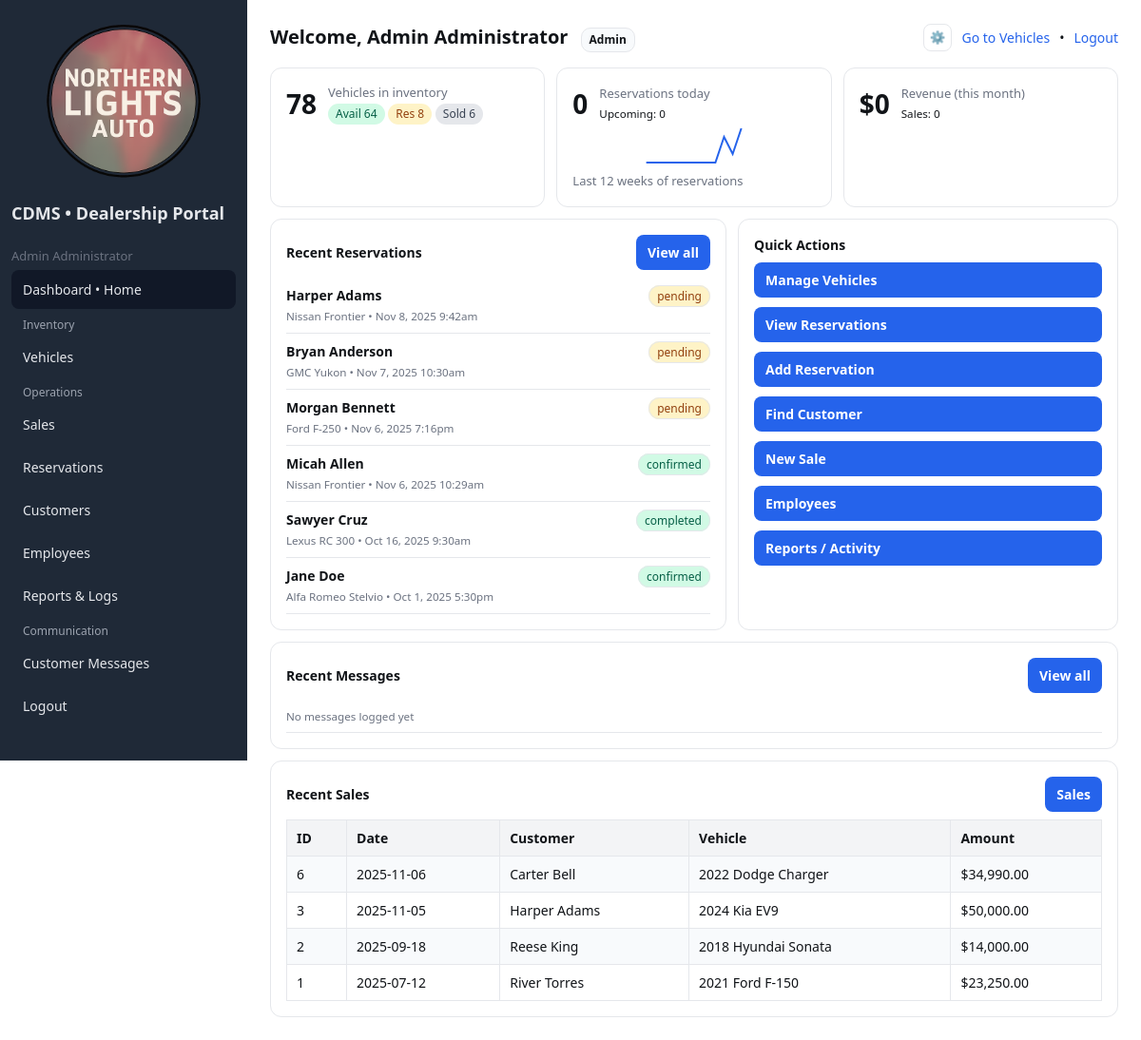
Page /public/dashboard.php (signed in) on the earlier database version.
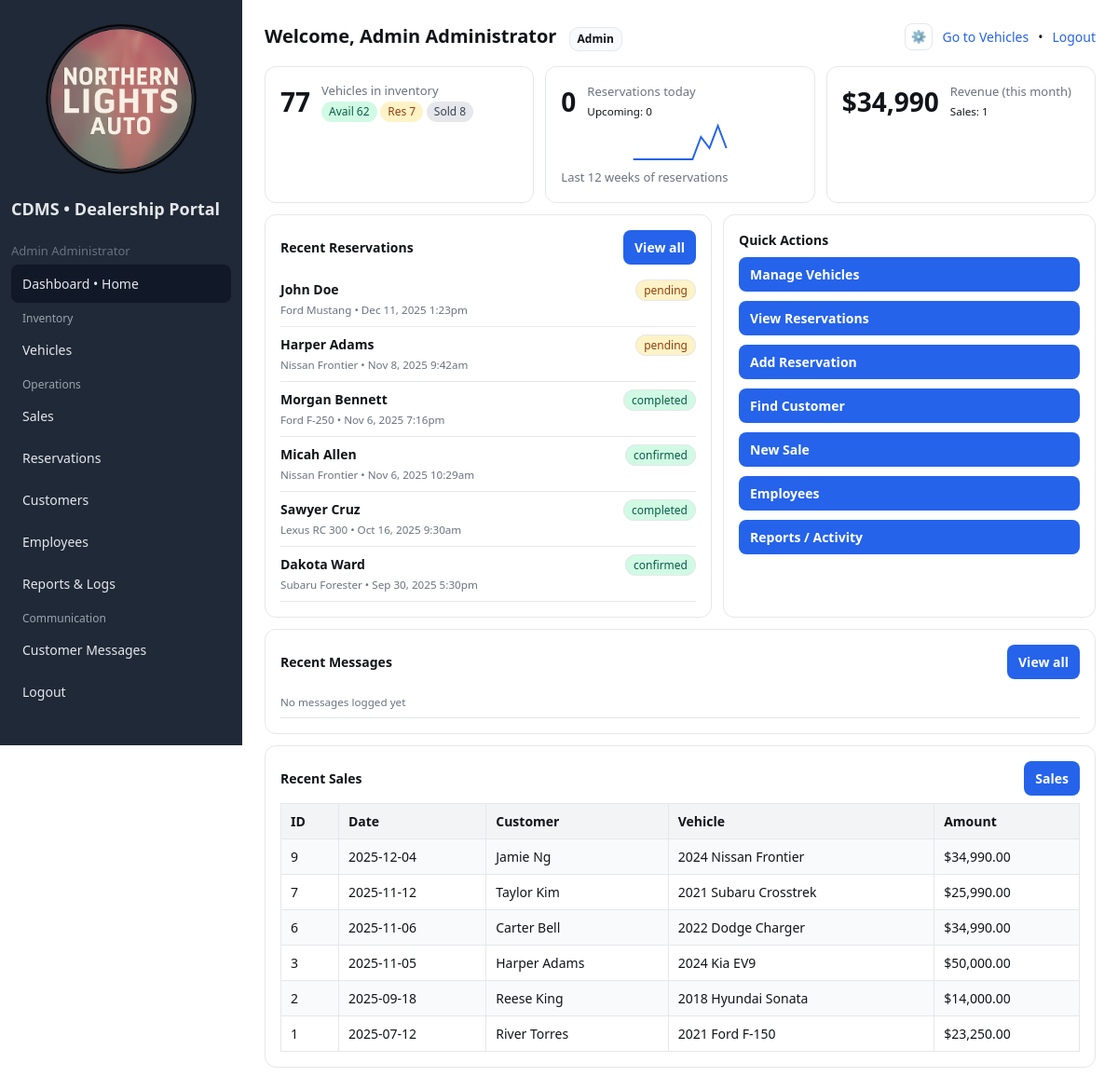
Same page on the later database version.
### tables this page shows
CREATE TABLE `reservations` (
  `reservation_id` int(11) NOT NULL,
  `vehicle_id` int(11) NOT NULL,
  `customer_id` int(11) NOT NULL,
  `created_by_employee_id` int(11) DEFAULT NULL,
  `type` enum('test_drive','hold') NOT NULL DEFAULT 'test_drive',
  `start_datetime` datetime NOT NULL,
  `end_datetime` datetime NOT NULL,
  `status` enum('pending','confirmed','completed','canceled','expired') NOT NULL DEFAULT 'pending',
  `notes` varchar(500) DEFAULT NULL,
  `created_at` timestamp NOT NULL DEFAULT current_timestamp(),
  `updated_at` timestamp NOT NULL DEFAULT current_timestamp() ON UPDATE current_timestamp()
);

CREATE TABLE `customers` (
  `customer_id` int(11) NOT NULL,
  `first_name` varchar(50) NOT NULL,
  `last_name` varchar(50) NOT NULL,
  `email` varchar(120) NOT NULL,
  `phone` varchar(30) DEFAULT NULL,
  `address_line1` varchar(120) DEFAULT NULL,
  `address_line2` varchar(120) DEFAULT NULL,
  `city` varchar(80) DEFAULT NULL,
  `state_province` varchar(80) DEFAULT NULL,
  `postal_code` varchar(20) DEFAULT NULL,
  `created_at` timestamp NOT NULL DEFAULT current_timestamp(),
  `updated_at` timestamp NOT NULL DEFAULT current_timestamp() ON UPDATE current_timestamp(),
  `password_hash` varchar(255) DEFAULT NULL
);

CREATE TABLE `vehicles` (
  `vehicle_id` int(11) NOT NULL,
  `vin` char(17) NOT NULL,
  `make` varchar(50) NOT NULL,
  `model` varchar(50) NOT NULL,
  `trim` varchar(50) DEFAULT NULL,
  `model_year` year(4) NOT NULL,
  `color` varchar(40) DEFAULT NULL,
  `body_style` varchar(40) DEFAULT NULL,
  `transmission` varchar(40) DEFAULT NULL,
  `fuel_type` varchar(40) DEFAULT NULL,
  `mileage` int(11) DEFAULT 0,
  `price` decimal(10,2) NOT NULL,
  `image_url` varchar(255) DEFAULT NULL,
  `status` enum('available','reserved','sold') NOT NULL DEFAULT 'available',
  `image_filename` varchar(255) DEFAULT NULL,
  `location` varchar(80) DEFAULT NULL,
  `listed_at` date NOT NULL DEFAULT curdate(),
  `created_at` timestamp NOT NULL DEFAULT current_timestamp(),
  `updated_at` timestamp NOT NULL DEFAULT current_timestamp() ON UPDATE current_timestamp()
);

CREATE TABLE `sales` (
  `sale_id` int(11) NOT NULL,
  `vehicle_id` int(11) NOT NULL,
  `customer_id` int(11) NOT NULL,
  `employee_id` int(11) NOT NULL,
  `sale_price` decimal(10,2) NOT NULL,
  `sale_date` date NOT NULL DEFAULT curdate(),
  `payment_method` enum('cash','finance','lease','other') NOT NULL DEFAULT 'finance',
  `notes` varchar(500) DEFAULT NULL,
  `created_at` timestamp NOT NULL DEFAULT current_timestamp(),
  `updated_at` timestamp NOT NULL DEFAULT current_timestamp() ON UPDATE current_timestamp()
);

### lib/helpers.php (called while the page is built, shortened)
<?php
function e($string)
{
    return htmlspecialchars($string, ENT_QUOTES, 'UTF-8');
}

### public/dashboard.php (the view, shortened to what the changed rows need)
<?php
require_once __DIR__ . '/../lib/helpers.php';
$pdo = DB::conn();
function oneVal(PDO $pdo, string $sql, array $args = [], $fallback = 0)
{
    try {
        $st = $pdo->prepare($sql);
        $st->execute($args);
        return (int)$st->fetchColumn();
    } catch (Throwable $e) {
        return $fallback;
    }
}
function oneMoney(PDO $pdo, string $sql, array $args = [], $fallback = 0.0)
{
    try {
        $st = $pdo->prepare($sql);
        $st->execute($args);
        return (float)$st->fetchColumn();
    } catch (Throwable $e) {
        return $fallback;
    }
}
$veh_total     = oneVal($pdo, "SELECT COUNT(*) FROM vehicles");
$veh_avail     = oneVal($pdo, "SELECT COUNT(*) FROM vehicles WHERE status='available'");
$veh_reserved  = oneVal($pdo, "SELECT COUNT(*) FROM vehicles WHERE status='reserved'");
$veh_sold      = oneVal($pdo, "SELECT COUNT(*) FROM vehicles WHERE status='sold'");
$month_start = date('Y-m-01');
$res_today     = oneVal($pdo, "SELECT COUNT(*) FROM reservations WHERE start_datetime >= CURDATE() AND start_datetime < DATE_ADD(CURDATE(), INTERVAL 1 DAY)");
$sales_month   = oneVal($pdo, "SELECT COUNT(*) FROM sales WHERE sale_date >= ?", [$month_start]);
$revenue_month = oneMoney($pdo, "SELECT SUM(sale_price) FROM sales WHERE sale_date >= ?", [$month_start]);
$weekly = array_fill(0, 12, 0);
try {
    $st = $pdo->prepare("
        SELECT YEARWEEK(start_datetime, 3) AS yw, COUNT(*) AS c
        FROM reservations
        WHERE start_datetime >= DATE_SUB(CURDATE(), INTERVAL 12 WEEK)
        GROUP BY yw
        ORDER BY yw
    ");
    $st->execute();
    $rows = $st->fetchAll();
    $idx = 12 - count($rows);
    foreach ($rows as $r) {
        if ($idx < 12) {
            $weekly[$idx] = (int)$r['c'];
            $idx++;
        }
    }
} catch (Throwable $e) {
}
$recent_res = [];
try {
    $recent_res = $pdo->query("
        SELECT r.reservation_id, r.start_datetime, r.status, c.first_name, c.last_name, v.make, v.model
        FROM reservations r
        LEFT JOIN customers c ON c.customer_id = r.customer_id
        LEFT JOIN vehicles  v ON v.vehicle_id  = r.vehicle_id
        ORDER BY r.start_datetime DESC
        LIMIT 6
    ")->fetchAll();
} catch (Throwable $e) {
}
$recent_sales = [];
try {
    $recent_sales = $pdo->query("
        SELECT s.sale_id, s.sale_date, s.sale_price, c.first_name, c.last_name, v.make, v.model, v.model_year
        FROM sales s
        LEFT JOIN customers c ON c.customer_id = s.customer_id
        LEFT JOIN vehicles  v ON v.vehicle_id  = s.vehicle_id
        ORDER BY s.sale_date DESC
        LIMIT 6
    ")->fetchAll();
} catch (Throwable $e) {
}
?>
<!doctype html>
<html>
<head>
    <?php include __DIR__ . '/../includes/header.php'; ?>
</head>
<body>
    <div class="layout">
        <div class="content">
            <div class="stats">
                <div class="card">
                    <div class="kpi">
                        <div class="num"><?= number_format($veh_total) ?></div>
                        <div>
                            <div class="label">Vehicles in inventory</div>
                            <div><span class="badge ok">Avail <?= (int)$veh_avail ?></span>
                                <span class="badge warn">Res <?= (int)$veh_reserved ?></span>
                                <span class="badge muted">Sold <?= (int)$veh_sold ?></span>
                            </div>
                        </div>
                    </div>
                </div>
                <div class="card">
                    <a class="kpi" href="reservations.php" style="text-decoration:none;color:inherit;">
                        <div class="num"><?= number_format($res_today) ?></div>
                        <div>
                        </div>
                    </a>
                    <svg viewBox="0 0 120 46" class="spark" aria-hidden="true">
                        <?php
                        $max = max(1, max($weekly));
                        $points = [];
                        foreach ($weekly as $i => $v) {
                            $x = 10 + $i * ((120 - 20) / 11);
                            $y = 46 - (($v / $max) * 36) - 5;
                            $points[] = $x . ',' . $y;
                        }
                        ?>
                        <polyline fill="none" stroke="#2563eb" stroke-width="2" points="<?= e(implode(' ', $points)) ?>" />
                    </svg>
                    <div class="note">Last 12 weeks of reservations</div>
                </div>
                <div class="card">
                    <div class="kpi">
                        <div class="num">$<?= number_format($revenue_month ?: 0, 0) ?></div>
                        <div>
                            <div class="label">Revenue (this month)</div>
                            <div><small>Sales: <?= (int)$sales_month ?></small></div>
                        </div>
                    </div>
                </div>
            </div>
            <div class="two-col mt-12">
                <div class="card">
                    <ul class="list">
                        <?php if (!$recent_res): ?>
                            <li><small>No recent reservations</small></li>
                            <?php else: foreach ($recent_res as $r):
                                $when = $r['start_datetime'] ? date('M j, Y g:ia', strtotime($r['start_datetime'])) : '';
                                $who  = trim(($r['first_name'] ?? '') . ' ' . ($r['last_name'] ?? ''));
                                $car  = trim(($r['make'] ?? '') . ' ' . ($r['model'] ?? ''));
                                $st   = $r['status'] ?? '';
                                $cls  = in_array($st, ['confirmed', 'completed'], true) ? 'ok' : (in_array($st, ['canceled', 'expired'], true) ? 'muted' : 'warn');
                            ?>
                                <li>
                                    <div>
                                        <div class="fw-600"><?= e($who ?: 'Unknown Customer') ?></div>
                                        <small><?= e($car) ?> • <?= e($when) ?></small>
                                    </div>
                                    <div><span class="pill <?= $cls ?>"><?= e($st) ?></span></div>
                                </li>
                        <?php endforeach;
                        endif; ?>
                    </ul>
                </div>
            </div>
            <div class="card mt-12">
                <table class="table">
                    <thead>
                        <tr>
                            <th>ID</th>
                            <th>Date</th>
                            <th>Customer</th>
                            <th>Vehicle</th>
                            <th>Amount</th>
                        </tr>
                    </thead>
                    <tbody>
                        <?php if (!$recent_sales): ?>
                            <tr>
                                <td colspan="5"><span class="note">No recent sales</span></td>
                            </tr>
                            <?php else: foreach ($recent_sales as $s):
                                $when = $s['sale_date'] ? date('Y-m-d', strtotime($s['sale_date'])) : '';
                                $who  = trim(($s['first_name'] ?? '') . ' ' . ($s['last_name'] ?? ''));
                                $car  = trim(($s['model_year'] ? $s['model_year'] . ' ' : '') . ($s['make'] ?? '') . ' ' . ($s['model'] ?? ''));
                                $amt  = $s['sale_price'] !== null ? '$' . number_format((float)$s['sale_price'], 2) : '$0.00';
                            ?>
                                <tr>
                                    <td><?= (int)$s['sale_id'] ?></td>
                                    <td><?= e($when) ?></td>
                                    <td><?= e($who ?: 'Unknown') ?></td>
                                    <td><?= e($car) ?></td>
                                    <td><?= e($amt) ?></td>
                                </tr>
                        <?php endforeach;
                        endif; ?>
                    </tbody>
                </table>
            </div>
        </div>
    </div>
</body>
</html>

Differences in the rows shown:
removed reservations: customer.last_name "Bryan Anderson", vehicle.model "GMC Yukon", start_datetime "Nov 7, 2025 10:30am", status "pending"
removed reservations: customer.last_name "Jane Doe", vehicle.model "Alfa Romeo Stelvio", start_datetime "Oct 1, 2025 5:30pm", status "confirmed"
added reservations: customer.last_name "John Doe", vehicle.model "Ford Mustang", start_datetime "Dec 11, 2025 1:23pm", status "pending"
changed reservations "Nov 6, 2025 7:16pm": status "pending" → "completed"
now on this page (row unchanged): reservations: customer.last_name "Dakota Ward", vehicle.model "Subaru Forester", start_datetime "Sep 30, 2025 5:30pm", status "confirmed"
added sales: sale_id "9", sale_date "2025-12-04", customer.last_name "Jamie Ng", vehicle.model "2024 Nissan Frontier", sale_price "$34,990.00"
added sales: sale_id "7", sale_date "2025-11-12", customer.last_name "Taylor Kim", vehicle.model "2021 Subaru Crosstrek", sale_price "$25,990.00"
Other differences:
$veh_total: "78" → "77"
$veh_avail: "64" → "62"
$veh_reserved: "8" → "7"
$veh_sold: "6" → "8"
$revenue_month ?: 0: "0" → "34,990"
$sales_month: "0" → "1"
